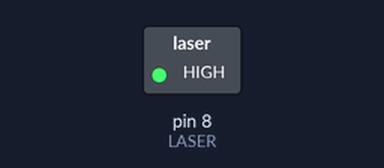
The sketch below on a simulated Arduino Uno, built with avr-gcc and run on an emulated ATmega328P. Parts: switched loads named in the sketch (green lamp = pin HIGH).

Above: at 0.1 s.
Timing chart, 0 to 1.6 s (numbered marks = the images above):
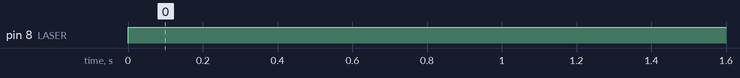

The sketch:

Laser.ino
```cpp
#define LASER 8 // задаем имя для Pin10

void setup() {
   pinMode(LASER, OUTPUT); // инициализируем Pin10 как выход
}

void loop() {
digitalWrite(LASER, HIGH);
//for (int i=0; i<=5; i++) // мигание лазерным светодиодом
  // {
 //     digitalWrite(LASER, HIGH);
 //     delay(500);
  //    digitalWrite(LASER, LOW);
  //    delay(500);
 //  }
   //delay(3000);
}
```

Measured:
- by itself, pin 8 (LASER): LOW → HIGH at 0.00 s
